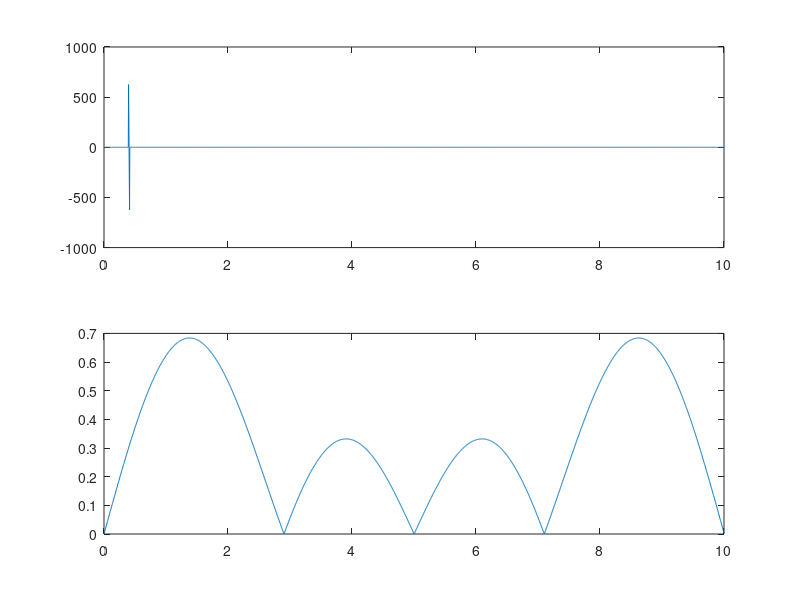

MATLAB code to generate this figure:
fs = 250;
t= 0:1/fs:10;

x_n = zeros(1,size(t,2));
x_n(100) = 1*size(t,2);

L = size(x_n,2);

b0=2;
b1=1;
b2=0;
b3=-1;
b4=-2;

buffer_x = zeros(1,4);
y_n = zeros(1,L);
for i = 1:size(x_n,2)
    y_n(i) = (b0 * x_n(i) + b1 * buffer_x(1) + ...
        b2 * buffer_x(2) + b3 * buffer_x(3) + ...
            b4 * buffer_x(4))/8;
    buffer_x(4) = buffer_x(3);
    buffer_x(3) = buffer_x(2);
    buffer_x(2) = buffer_x(1);
    buffer_x(1) = x_n(i);
   
end

subplot(2,1,1)
plot(t,y_n)

Y_w = fft(y_n);
K = size(y_n,2);

subplot(2,1,2)

plot(t,abs(Y_w./K))